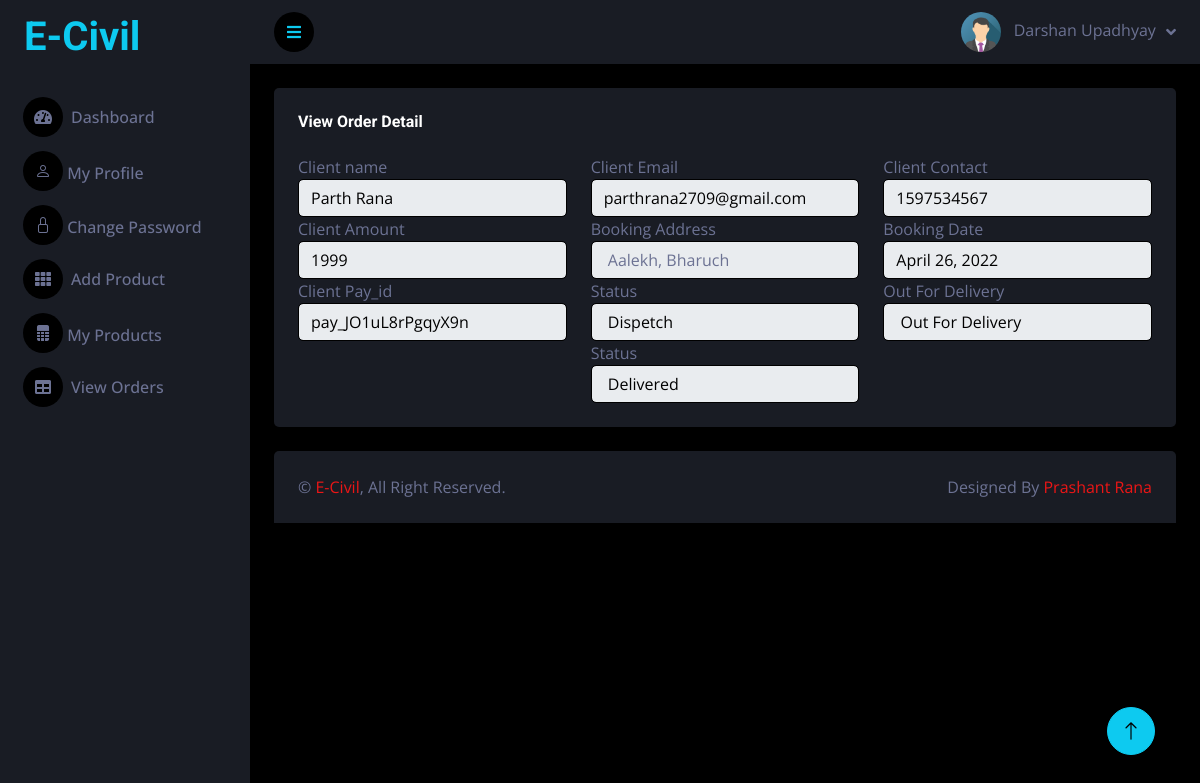
Page /seller/view-client-book/43 (signed in) on the committed database.
### seller/models.py (models this page shows, shortened)
class User(models.Model):
    fname = models.CharField(max_length=100)
    lname = models.CharField(max_length=100)
    email = models.EmailField(unique=True)
    mobile = models.CharField(max_length=15)
    password = models.CharField(max_length=100)
    pic = models.FileField(upload_to='Profile_Pic',default='avtar.png')
    cou = [('India','India')]
    sta = [('Gujarat','Gujarat'),('Goa','Goa'),('Delhi','Delhi'),('Rajasthan','Rajasthan'),]
    address = models.TextField(null=True,blank=True)
    country = models.CharField(max_length=10,blank=True,null=True)
    state = models.CharField(max_length=10,blank=True,null=True)
    district = models.CharField(max_length=20,blank=True,null=True)
    pincode = models.CharField(max_length=20,blank=True,null=True)
    aadhar = models.CharField(max_length=15,blank=True,null=True)
    aadharpic = models.FileField(upload_to='AadharPic',blank=True,null=True)
    pic = models.FileField(upload_to='profile',default='avtar.png')

### client/models.py (models this page shows, shortened)
class Booking(models.Model):
    service = models.ForeignKey(Service,on_delete=models.CASCADE)
    client = models.ForeignKey(ClientUser,on_delete=models.CASCADE)
    book_date = models.DateField(null=True,blank=True)
    amount = models.IntegerField(default=0)
    pay_id = models.CharField(max_length=30,null=True,blank=True)
    verify = models.BooleanField(default=False)
    pay_at = models.DateTimeField(auto_now_add = True)
    quantity = models.IntegerField(default=0)
    address = models.TextField(null=True,blank=True)
    status = models.BooleanField(default=False)
    action = models.BooleanField(default=False)
    sta = models.BooleanField(default=False)
    act = models.BooleanField(default=False)
    st = models.BooleanField(default=False)
    ac = models.BooleanField(default=False)

class ClientUser(models.Model):
    fname = models.CharField(max_length=100)
    lname = models.CharField(max_length=100)
    email = models.EmailField(unique=True)
    mobile = models.CharField(max_length=100)
    password = models.CharField(max_length=100)
    address = models.TextField()
    pic = models.FileField(upload_to='Clientprofile',default='avtar.png')
    country = models.CharField(max_length=10)
    state = models.CharField(max_length=10)
    district = models.CharField(max_length=20)
    pincode = models.CharField(max_length=20)

### seller/views.py (the view)
# urls.py: path('view-client-book/<int:pk>',views.view_client_book,name='view-client-book'),
def view_client_book(request,pk):
    uid = User.objects.get(email=request.session['email'])
    booking = Booking.objects.get(id=pk)
    return render(request,'view-client-book.html',{'uid':uid,'booking':booking})

### seller/templates/view-client-book.html (shortened to what this page needs)
{% extends 'blank.html' %}
{% load static %}
{% block content %}
<div class="container-fluid pt-4 px-4">
  <div class="row g-4">
          <div class="col-sm-12 col-xl-12">
            <div class="bg-secondary rounded h-100 p-4">
                <h6 class="mb-4">View Order Detail</h6>
                <div class="row ">
                  <div class="col-md-4 ">
                    <div class="form-group ">
                      <label for="example-text-input" class="form-control-label">Client name</label>
                      <input class="form-control text-dark" type="text" disabled value="{{booking.client.fname}} {{booking.client.lname}}" name="cname">
                    </div>
                  </div>
                  <div class="col-md-4">
                    <div class="form-group">
                      <label for="example-text-input" class="form-control-label">Client Email</label>
                      <input class="form-control text-dark" disabled type="text" value="{{booking.client.email}}" name="cemail">
                    </div>
                  </div>
                  <div class="col-md-4">
                    <div class="form-group">
                      <label for="example-text-input" class="form-control-label">Client Contact</label>
                      <input class="form-control text-dark" disabled type="text" value="{{booking.client.mobile}}" name="cname">
                    </div>
                  </div>
                  </div>
                  <div class="row">
                    <div class="col-md-4">
                      <div class="form-group">
                        <label for="example-text-input" class="form-control-label">Client Amount</label>
                        <input class="form-control text-dark" disabled type="text" value="{{booking.amount}}" name="cemail">
                      </div>
                    </div>
                    <div class="col-md-4">
                      <div class="form-group">
                        <label for="example-text-input" class="form-control-label">Booking Address</label>
                        <input class="form-control" type="text" disabled value="{{booking.address}}" name="cname">
                      </div>
                    </div>
                    <div class="col-md-4">
                      <div class="form-group">
                        <label for="example-text-input" class="form-control-label">Booking Date</label>
                        <input class="form-control text-dark" type="text" disabled value="{{booking.book_date}}" name="cname">
                      </div>
                    </div>
                    </div>
                  <div class="row">
                    <div class="col-md-4">
                      <div class="form-group">
                        <label for="example-text-input" class="form-control-label">Client Pay_id</label>
                        <input class="form-control text-dark" disabled type="text" value="{{booking.pay_id}}" name="cemail">
                      </div>
                    </div>
                    <div class="col-md-4">
                      <div class="form-group">
                        <label for="example-text-input" class="form-control-label">Status</label>
                        <input class="form-control text-dark" type="text" disabled value="{% if booking.status and booking.action %} Dispetch {% else %}Not Dispetch {% endif %}" name="cname">
                      </div>
                    </div>
                    <div class="col-md-4">
                      <div class="form-group">
                        <label for="example-text-input" class="form-control-label">Out For Delivery</label>
                        <input class="form-control text-dark" type="text" disabled value="{% if booking.sta and booking.act %} Out For Delivery {% else %}Not Yet {% endif %}" name="cname">
                      </div>
                    </div>
                  </div>
                  <div class="row">
                    <div class="col-md-4">
                    </div>
                    <div class="col-md-4">
                      <div class="form-group">
                        <label for="example-text-input" class="form-control-label">Status</label>
                        <input class="form-control text-dark" type="text" disabled value="{% if booking.st and booking.ac %} Delivered {% else %}Not Delivered {% endif %}" name="cname">
                      </div>
                    </div>
                    <div class="col-md-4">
                    </div>
                  </div>
            </div>
          </div>
          </div>
          </div>
{% endblock %}

### seller/templates/blank.html (shortened to what this page needs)
{% load static %}
<!DOCTYPE html>
<html lang="en">
<head>
    <link href="https://cdnjs.cloudflare.com/ajax/libs/font-awesome/5.10.0/css/all.min.css" rel="stylesheet">
    <link href="https://cdn.jsdelivr.net/npm/bootstrap-icons@1.4.1/font/bootstrap-icons.css" rel="stylesheet">
    <link href="{% static 'lib/owlcarousel/owl.carousel.min.css' %}" rel="stylesheet">
    <link href="{% static 'lib/tempusdominus/css/tempusdominus-bootstrap-4.min.css' %}" rel="stylesheet" />
    <link href="{% static 'css/bootstrap.min.css' %}" rel="stylesheet">
    <link href="{% static 'css/style.css' %}" rel="stylesheet">
</head>
<body>
    <div class="container-fluid position-relative d-flex p-0">
        <div class="sidebar pe-4 pb-3">
            <nav class="navbar bg-secondary navbar-dark">
                <a href="{% url 'index' %}" class="navbar-brand mx-4 mb-3">
                    <h1 class="text-info">E-Civil</h1>
                </a>
                <div class="navbar-nav w-100">
                    {% block dash %}
                    <a href="{% url 'index' %}" class="nav-item nav-link "><i class="fa fa-tachometer-alt me-2"></i>Dashboard</a>
                    {% endblock %}
                    {% block profile %}
                    <a href="{% url 'profile' %}" class="nav-item nav-link"><i class="bi bi-person"></i>   My Profile</a>
                    {% endblock %}
                    {% block change %}
                    <a href="{% url 'changepswd' %}" class="nav-item nav-link"><i class="bi bi-lock"></i>
                        Change Password</a>
                    {% endblock %}
                    {% block service %}
                    <a href="{% url 'service' %}" class="nav-item nav-link"><i class="fa fa-th me-2"></i>Add Product</a>
                    {% endblock %}
                    {% block my %}
                    <a href="{% url 'myservice' %}" class="nav-item nav-link"><i class="bi bi-file-spreadsheet-fill"></i>           My Products</a>
                    {% endblock %}
                    {% block order %}
                    <a href="{% url 'view-client-booking' %}" class="nav-item nav-link"><i class="fa fa-table me-2"></i>View Orders</a>
                    {% endblock %}
                </div>
            </nav>
        </div>
        <div class="content">
            <nav class="navbar navbar-expand bg-secondary navbar-dark sticky-top px-4 py-0">
                <a href="#" class="sidebar-toggler flex-shrink-0" style="color: #0dcaf0;">
                    <i class="fa fa-bars"></i>
                </a>
                <div class="navbar-nav align-items-center ms-auto">
                    <div class="nav-item dropdown">
                        <a href="#" class="nav-link dropdown-toggle" data-bs-toggle="dropdown">
                            <img class="rounded-circle me-lg-2" src="{{uid.pic.url}}" alt="" style="width: 40px; height: 40px;">
                            <span class="d-none d-lg-inline-flex">{{uid.fname}} {{uid.lname}}</span>
                        </a>
                    </div>
                </div>
            </nav>
{% block content %}
{% endblock %}
            <div class="container-fluid pt-4 px-4">
                <div class="bg-secondary rounded-top p-4">
                    <div class="row">
                        <div class="col-12 col-sm-6 text-center text-sm-start">
                            &copy; <a href="{% url 'client_index' %}">E-Civil</a>, All Right Reserved.
                        </div>
                        <div class="col-12 col-sm-6 text-center text-sm-end">
                            Designed By <a href="">Prashant Rana</a>
                        </div>
                    </div>
                </div>
            </div>
        </div>
        <a href="#" class="btn btn-lg btn-info btn-lg-square back-to-top"><i class="bi bi-arrow-up"></i></a>
    </div>
</body>
</html>

### seller/static/css/style.css (style rules this page uses)
:root { --primary: #EB1616; --secondary: #191C24; --light: #6C7293; --dark: #000000; }
.back-to-top { position: fixed; display: none; right: 45px; bottom: 45px; z-index: 99; }
.btn { transition: .5s; }
.btn-lg-square { width: 48px; height: 48px; }
.btn-square, .btn-sm-square, .btn-lg-square { padding: 0; display: inline-flex; align-items: center; justify-content: center; font-weight: normal; border-radius: 50px; }
.sidebar { position: fixed; top: 0; left: 0; bottom: 0; width: 250px; height: 100vh; overflow-y: auto; background: var(--secondary); transition: 0.5s; z-index: 999; }
.content { margin-left: 250px; min-height: 100vh; background: var(--dark); transition: 0.5s; }
@media (min-width: 992px) { .sidebar { margin-left: 0; } }
@media (min-width: 992px) { .content { width: calc(100% - 250px); } }
.sidebar .navbar .navbar-nav .nav-link { padding: 7px 20px; color: var(--light); font-weight: 500; border-left: 3px solid var(--secondary); border-radius: 0 30px 30px 0; outline: none; }
.sidebar .navbar .navbar-nav .nav-link i { width: 40px; height: 40px; display: inline-flex; align-items: center; justify-content: center; background: var(--dark); border-radius: 40px; }
.content .navbar .navbar-nav .nav-link { margin-left: 25px; padding: 12px 0; color: var(--light); outline: none; }
.content .navbar .sidebar-toggler, .content .navbar .navbar-nav .nav-link i { width: 40px; height: 40px; display: inline-flex; align-items: center; justify-content: center; background: var(--dark); border-radius: 40px; }
.content .navbar .dropdown-toggle::after { margin-left: 6px; vertical-align: middle; border: none; content: "\f107"; font-family: "Font Awesome 5 Free"; font-weight: 900; transition: .5s; }

### rows in the picture
User: pic (picture), fname "Darshan", lname "Upadhyay"
Booking: cname "Parth Rana", cemail "parthrana2709@gmail.com", cname "1597534567", cemail "1999", cname "Aalekh, Bharuch", cname "April 26, 2022", cemail "pay_JO1uL8rPgqyX9n", cname "Dispetch", cname "Out For Delivery", cname "Delivered"
